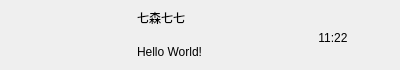
<?xml version="1.0" encoding="UTF-8"?>
<ui version="4.0">
 <class>ChatUserWid</class>
 <widget class="QWidget" name="ChatUserWid">
  <property name="geometry">
   <rect>
    <x>0</x>
    <y>0</y>
    <width>400</width>
    <height>70</height>
   </rect>
  </property>
  <property name="minimumSize">
   <size>
    <width>0</width>
    <height>70</height>
   </size>
  </property>
  <property name="maximumSize">
   <size>
    <width>16777215</width>
    <height>70</height>
   </size>
  </property>
  <property name="windowTitle">
   <string>Form</string>
  </property>
  <layout class="QHBoxLayout" name="horizontalLayout">
   <property name="spacing">
    <number>5</number>
   </property>
   <property name="leftMargin">
    <number>6</number>
   </property>
   <property name="topMargin">
    <number>2</number>
   </property>
   <property name="rightMargin">
    <number>6</number>
   </property>
   <property name="bottomMargin">
    <number>2</number>
   </property>
   <item>
    <widget class="QWidget" name="icon_wid" native="true">
     <property name="minimumSize">
      <size>
       <width>50</width>
       <height>50</height>
      </size>
     </property>
     <property name="maximumSize">
      <size>
       <width>50</width>
       <height>50</height>
      </size>
     </property>
     <layout class="QHBoxLayout" name="horizontalLayout_2">
      <property name="spacing">
       <number>0</number>
      </property>
      <property name="leftMargin">
       <number>0</number>
      </property>
      <property name="topMargin">
       <number>0</number>
      </property>
      <property name="rightMargin">
       <number>0</number>
      </property>
      <property name="bottomMargin">
       <number>0</number>
      </property>
      <item>
       <widget class="QLabel" name="icon_lb">
        <property name="minimumSize">
         <size>
          <width>45</width>
          <height>45</height>
         </size>
        </property>
        <property name="maximumSize">
         <size>
          <width>45</width>
          <height>45</height>
         </size>
        </property>
        <property name="text">
         <string/>
        </property>
       </widget>
      </item>
     </layout>
    </widget>
   </item>
   <item>
    <widget class="QWidget" name="user_info_wid" native="true">
     <property name="maximumSize">
      <size>
       <width>130</width>
       <height>16777215</height>
      </size>
     </property>
     <layout class="QVBoxLayout" name="verticalLayout">
      <property name="leftMargin">
       <number>2</number>
      </property>
      <property name="topMargin">
       <number>2</number>
      </property>
      <property name="rightMargin">
       <number>2</number>
      </property>
      <property name="bottomMargin">
       <number>2</number>
      </property>
      <item>
       <widget class="QLabel" name="user_name_lb">
        <property name="text">
         <string>七森七七</string>
        </property>
       </widget>
      </item>
      <item>
       <widget class="QLabel" name="user_chat_lb">
        <property name="maximumSize">
         <size>
          <width>130</width>
          <height>16777215</height>
         </size>
        </property>
        <property name="text">
         <string>Hello World!</string>
        </property>
       </widget>
      </item>
     </layout>
    </widget>
   </item>
   <item>
    <widget class="QWidget" name="time_wid" native="true">
     <property name="minimumSize">
      <size>
       <width>50</width>
       <height>50</height>
      </size>
     </property>
     <property name="maximumSize">
      <size>
       <width>50</width>
       <height>50</height>
      </size>
     </property>
     <widget class="QLabel" name="time_lb">
      <property name="geometry">
       <rect>
        <x>-10</x>
        <y>20</y>
        <width>72</width>
        <height>15</height>
       </rect>
      </property>
      <property name="text">
       <string>11:22</string>
      </property>
      <property name="alignment">
       <set>Qt::AlignCenter</set>
      </property>
     </widget>
    </widget>
   </item>
  </layout>
 </widget>
 <resources/>
 <connections/>
</ui>
